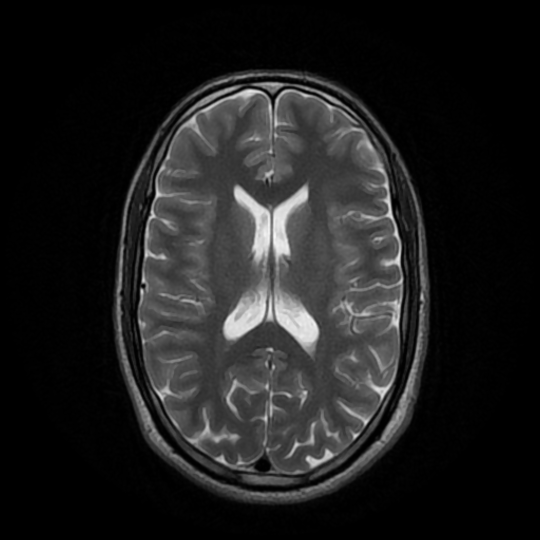
#> input picture cviceni/C4/data/mri-mozek-t2-axialni.jpg, 1080 x 1080 px, found by its file name (shown at 1/2 size)
$ python priprav_data.py
#> lines starting #> are read from the running program, lines starting #| are printed output that depends on the picture
"""Pripravi snimky pro ctvrte cviceni ze stazenych originalu.

    uv run python cviceni/C4/kod/priprav_data.py

Originaly jsou z Wikimedia Commons (puvod a licence v cviceni/C4/zdroje.md):
    data/mri-mozek-t2-axialni.jpg  1080 x 1080, CC BY-SA 4.0
    data/ct-mozek-axialni.png      646 x 468, CC0; vpravo je vlozeny
                                   sagitalni nahled, ten se odrizne
Vystup jsou ctvercove sedotonove snimky 128 x 128 (PNG):
    data/mri-128.png   pro registraci
    data/ct-128.png    pro rekonstrukci
"""

from pathlib import Path

import numpy as np
from PIL import Image

DATA = Path("cviceni/C4/data")
N = 128


def ctverec(obr: Image.Image, box: tuple[int, int, int, int]) -> Image.Image:
    """Oriznuti na box, doplneni cernou na ctverec a zmenseni na N x N."""
#> called with box = (170, 100, 910, 1040)
    obr = obr.convert("L").crop(box)
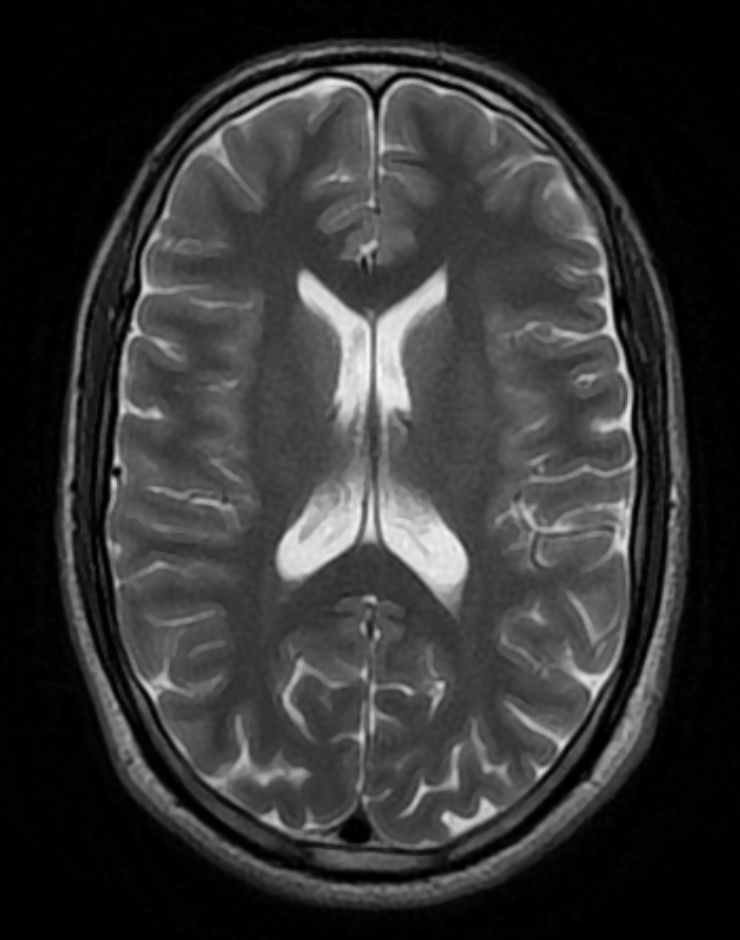
#> obr: PIL image 740x940 L; min 0, max 255, mean 51.6
    s = max(obr.size)
#> s = 940
    platno = Image.new("L", (s, s), 0)
#> platno: PIL image 940x940 L; every value is 0
    platno.paste(obr, ((s - obr.width) // 2, (s - obr.height) // 2))
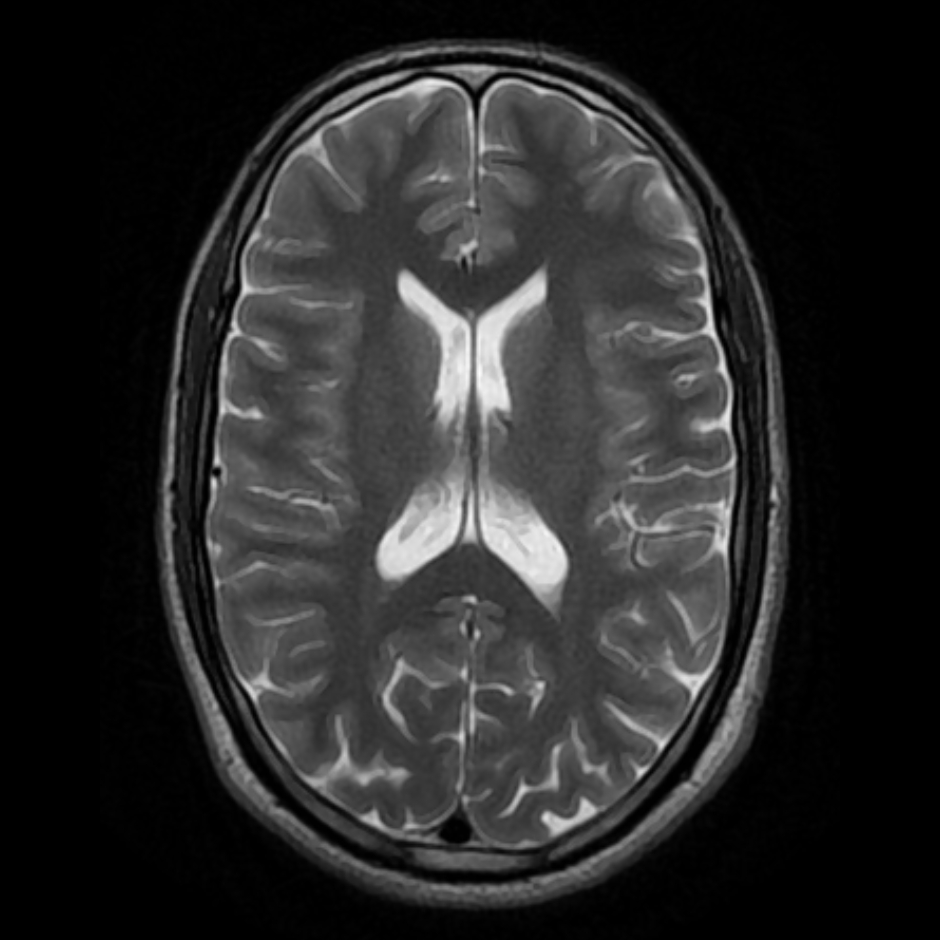
#> platno: PIL image 940x940 L; min 0, max 255, mean 40.6
    return platno.resize((N, N), Image.LANCZOS)
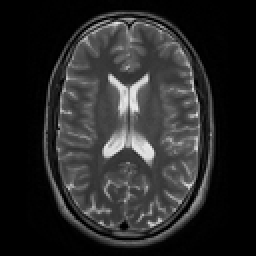
#> returned value: PIL image 128x128 L (shown 2 times larger); min 0, max 236, mean 40.7


# MRI: hlava je uprostred, staci ubrat cerny okraj
mri = ctverec(Image.open(DATA / "mri-mozek-t2-axialni.jpg"), (170, 100, 910, 1040))
# CT: jen leva cast s axialnim rezem; nahled vpravo zacina na x = 362
ct = ctverec(Image.open(DATA / "ct-mozek-axialni.png"), (0, 40, 360, 468))
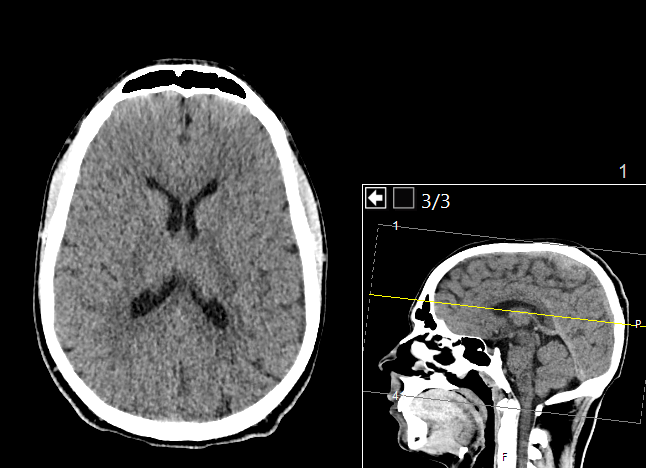
#> input picture cviceni/C4/data/ct-mozek-axialni.png, 646 x 468 px, found by its file name
#> call 2 of ctverec, with box = (0, 40, 360, 468)
#> in ctverec (call 2), `obr = obr.convert("L").crop(box)`:
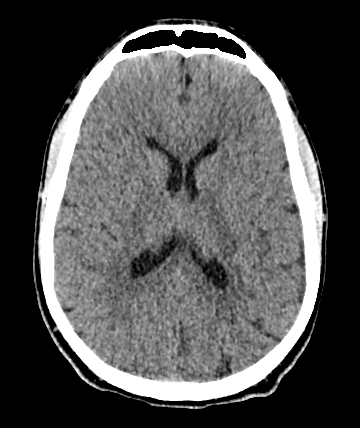
#> obr: PIL image 360x428 L; min 0, max 255, mean 80.3
#> in ctverec (call 2), `platno = Image.new("L", (s, s), 0)`: platno: PIL image 428x428 L; every value is 0
#> in ctverec (call 2), `platno.paste(obr, ((s - obr.width) // 2, (s - obr.height) // 2))`:
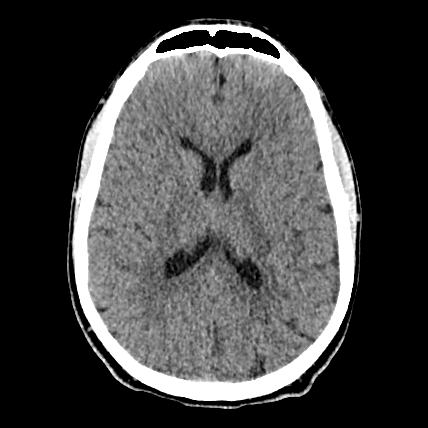
#> platno: PIL image 428x428 L; min 0, max 255, mean 67.6
#> in ctverec (call 2), `return platno.resize((N, N), Image.LANCZOS)`:
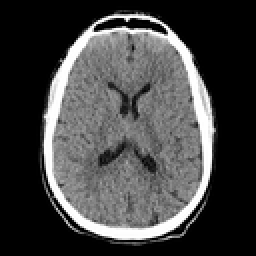
#> returned value: PIL image 128x128 L (shown 2 times larger); min 0, max 255, mean 67.5

for jmeno, obr in [("mri-128.png", mri), ("ct-128.png", ct)]:
    obr.save(DATA / jmeno)
    a = np.asarray(obr) / 255
    print(f"{jmeno}: {obr.size}, prumer {a.mean():.3f}, max {a.max():.3f}")
#> this loop made 2 passes
#> jmeno on passes 1 to 2: 'mri-128.png', 'ct-128.png'
#| mri-128.png: (128, 128), prumer 0.159, max 0.925
#| ct-128.png: (128, 128), prumer 0.265, max 1.000
